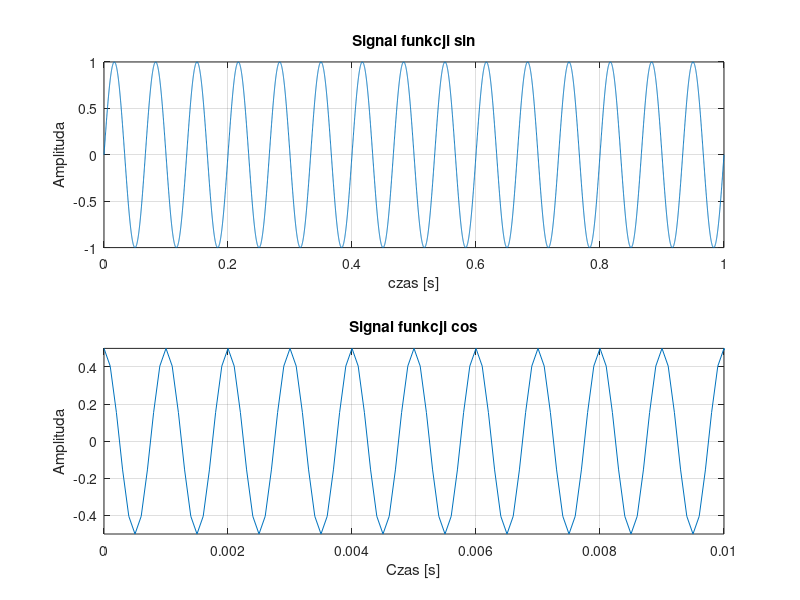
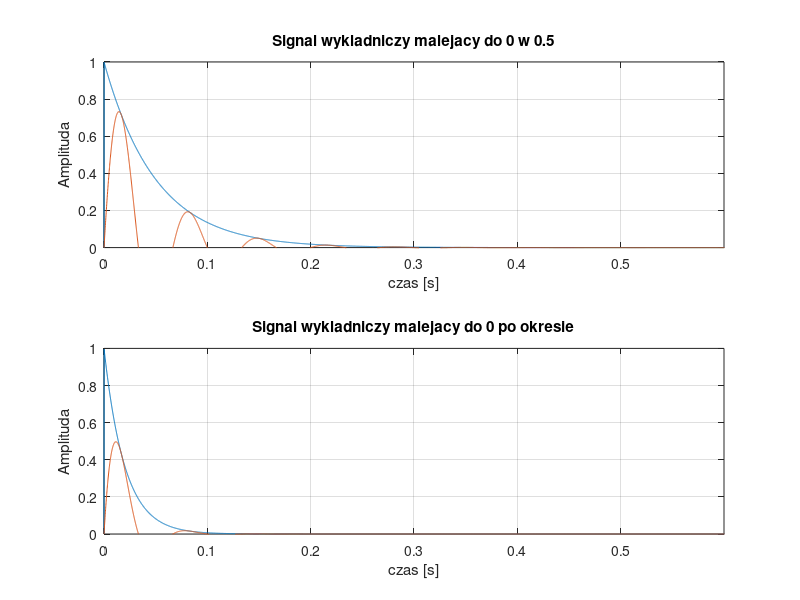
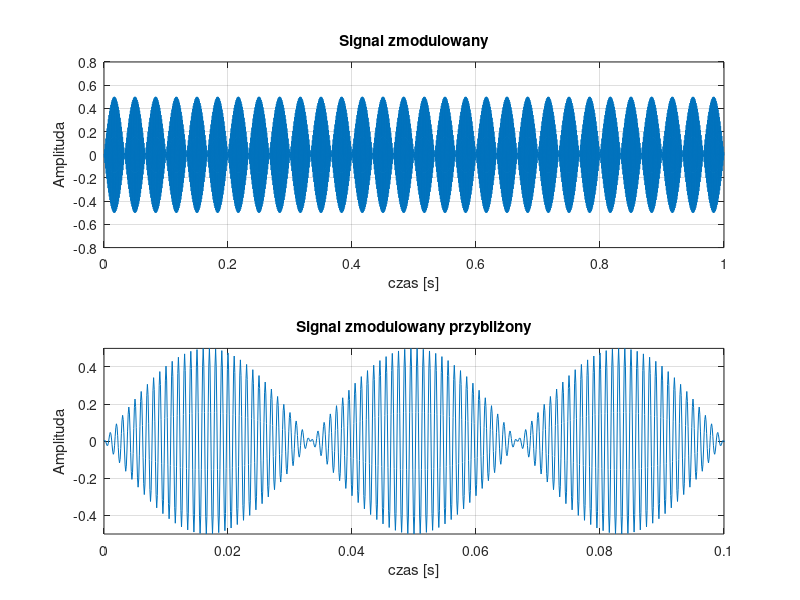
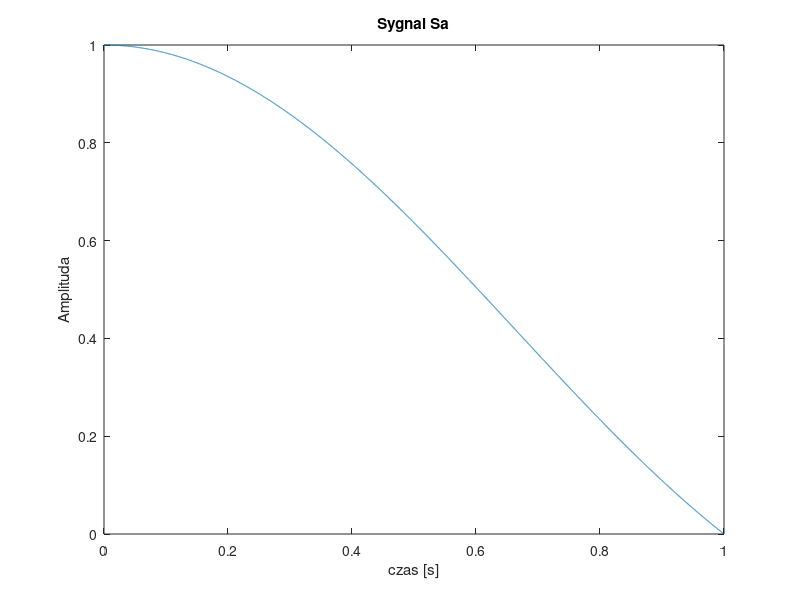

Write the MATLAB code that produced these figures, in order. (Note: this script raises an error after producing the figures.)
clc;
clear all;

%% Parametry sygnalu
f1 =15;
f2 = 1000;
fs = 10000;

%Amplitudy
A=1;
B=0.5;

%Czas
t=0:1/fs:1;

omega1 = 2*pi*f1;
omega2= 2*pi*f2;

%% Zad 1: Wygeneroj sygnał sin i cos
y1 = A*sin(omega1*t);
y2 = B*cos(omega2*t);


figure(1)
subplot(2,1,1)
plot(t,y1)
title('Signal funkcji sin')
xlabel('czas [s]')
ylabel('Amplituda')
grid on;

subplot(2,1,2)
plot(t,y2)
axis([0 0.01 -0.5 0.5])
title('Signal funkcji cos')
xlabel('Czas [s]')
ylabel('Amplituda')
grid on;

%% Zad 2: Wygeneruj sygnal wykladniczo malejacy

C=1;
alfa = 20;
i=0;
for i = 1:length(t)
    if t(i)>0
        x(i)=C*(exp(-alfa*t(i)));
    else
        x(i)=0;
    end
end


C=1;
alfa = 50;
i=0;
for i = 1:length(t)
    if t(i)>0
        x1(i)=C*(exp(-alfa*t(i)));
    else
        x1(i)=0;
    end
end



%% Zad 3. Utworz sygnal wynikowy z 1 oraz 2.

syg_wyn1 = x.*y1;
syg_wyn2 = x1.*y1;

figure(2)
subplot(2,1,1)
plot(t,x,t,syg_wyn1)
axis([0 0.6 0 1])
title('Signal wykladniczy malejacy do 0 w 0.5')
xlabel('czas [s]')
ylabel('Amplituda')
grid on;
subplot(2,1,2)
plot(t,x1,t,syg_wyn2)
axis([0 0.6 0 1])
title('Signal wykladniczy malejacy do 0 po okresie')
xlabel('czas [s]')
ylabel('Amplituda')
grid on;


%% Zad 4 Utworz sygnal zmodulowany sin jest obwiednia a cos wypelnieniem

figure(3)
y4 = y1.*y2;
subplot(2,1,1)
plot(t,y4)
title('Signal zmodulowany')
xlabel('czas [s]')
ylabel('Amplituda')
grid on; 
subplot(2,1,2)
plot(t,y4)
axis([0 0.1 -0.5 0.5])
title('Signal zmodulowany przybliżony')
xlabel('czas [s]')
ylabel('Amplituda')
grid on; 

%% Zad 5. Wygeneruj sygnal Sa przy pomocy funkcji Sinc

y5 = sinc(t);

figure(4)
plot(t,y5)
title('Sygnal Sa')
xlabel('czas [s]')
ylabel('Amplituda')

%% Wyznaczanie parametrów sygnału min, max, srednia, energia.

%Sygnaly
y1;
y2;
syg_wyn1;
syg_wyn2;
y4;
y5;
sygnaly = [y1;y2;syg_wyn1;syg_wyn2;y4;y5]';


%% Wartości minimalne

for i = 1:6
    sygnal = sygnaly(:,i);
    min_w(i)=f_min(sygnal,length(sygnal));
    min_m(i)=min(sygnal);
 end

%% Wartosci maksymalne 

for i = 1:6
    sygnal = sygnaly(:,i);
    max_w(i)=f_max(sygnal,length(sygnal));
    max_m(i)=max(sygnal);
end

%% Wartosci srednie 

for i = 1:6
    sygnal = sygnaly(:,i);
    mean_w(i)=f_sr(sygnal,length(sygnal));
    mean_m(i)=mean(sygnal);
end

%% Wartosci energii sygnalu

for i = 1:6
    sygnal = sygnaly(:,i);
    energia_w(i)=f_energia(sygnal,length(sygnal));
    energia_m(i)=sum(sygnal.*sygnal);
end

%% Zapis parametrów do pliku Binarnego

parametry_w = [min_w; max_w; mean_w; energia_w];
parametry_m = [min_m; max_m; mean_m; energia_m];

parametry_w_o = fopen('.\parametry_w.bin','w');
fprintf(parametry_w_o, '%12.4f %12.4f %12.4f %12.4f\n', parametry_w);
fclose('all');

parametry_m_o = fopen('.\parametry_m.bin','w');
fprintf(parametry_m_o, '%12.4f %12.4f %12.4f %12.4f\n', parametry_m);
fclose('all');



%% Wyznacznie roznic pomiedzy parametrami przed i po zapisie

plik1 = fopen('.\parametry_w.bin','r');
parametry_w_r = fscanf(plik1,'%g %g %g %g %g\n',[4,inf]);

plik2 = fopen('.\parametry_m.bin','r');
parametry_m_r = fscanf(plik2,'%g %g %g %g %g\n',[4,inf]);

roznice_w = parametry_w - parametry_w_r; 
roznice_m = parametry_m - parametry_m_r; 
format short g

x = roznice_m'